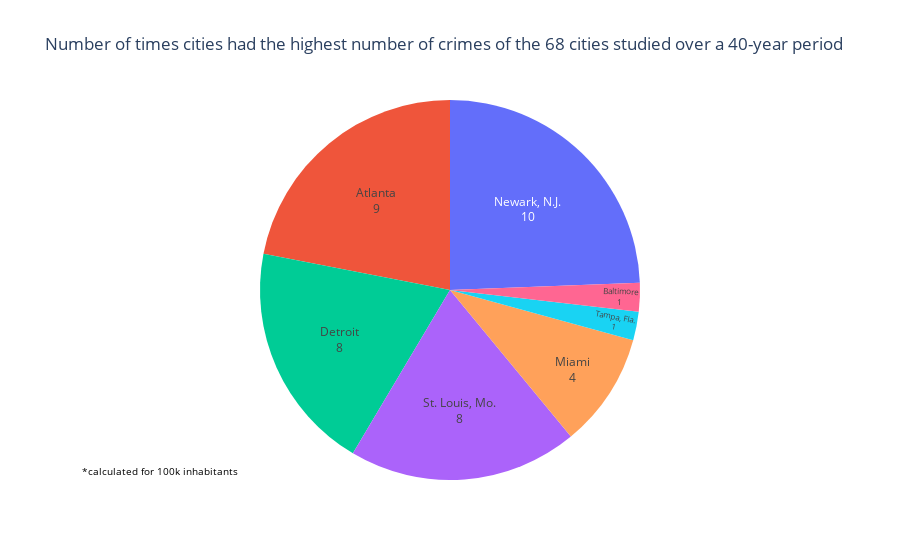

The notebook cell this image was saved under:
### Markdown cell above
# <font color='violet'>Which city has won the least safe city award the most in 40 years?</font>

### Code cell
count = df_most_dangerous_city_per_year['city'].value_counts()
df_count = count.to_frame().reset_index()
df_count = df_count.rename(columns={"index": "city", "city": "count"})

fig = px.pie(df_count, values='count', names='city',
             title = "Number of times cities had the highest number of crimes of the 68 cities studied over a 40-year period ")
fig.update_traces(textposition='inside', textinfo='value+label')
fig.update_layout(showlegend=False) 
annotation = {
    'xref': 'paper',  
    'yref': 'paper',  
    'x': 0.0, 
    'y': 0.0, 
    'text': '*calculated for 100k inhabitants',
    'showarrow': False,
    'arrowhead': 0,
    'font': {'size': 10, 'color': 'black'},
    'font_family' : 'Open Sans'
}

fig.update_layout({'annotations': [annotation]})
fig.show()

### Figure 1 — Plotly figure (JSON) as saved in the notebook; plotly's stock layout.template omitted (floating-point values rounded to 4 significant figures)
{"data": [{"domain": {"x": [0, 1], "y": [0, 1]}, "hovertemplate": "city=%{label}<br>count=%{value}<extra></extra>", "labels": ["Newark, N.J.", "Atlanta", "Detroit", "St. Louis, Mo.", "Miami", "Tampa, Fla.", "Baltimore"], "legendgroup": "", "name": "", "showlegend": true, "textinfo": "value+label", "textposition": "inside", "type": "pie", "values": [10, 9, 8, 8, 4, 1, 1]}], "layout": {"annotations": [{"arrowhead": 0, "font": {"color": "black", "family": "Open Sans", "size": 10}, "showarrow": false, "text": "*calculated for 100k inhabitants", "x": 0, "xref": "paper", "y": 0, "yref": "paper"}], "legend": {"tracegroupgap": 0}, "showlegend": false, "title": {"text": "Number of times cities had the highest number of crimes of the 68 cities studied over a 40-year period "}}}
